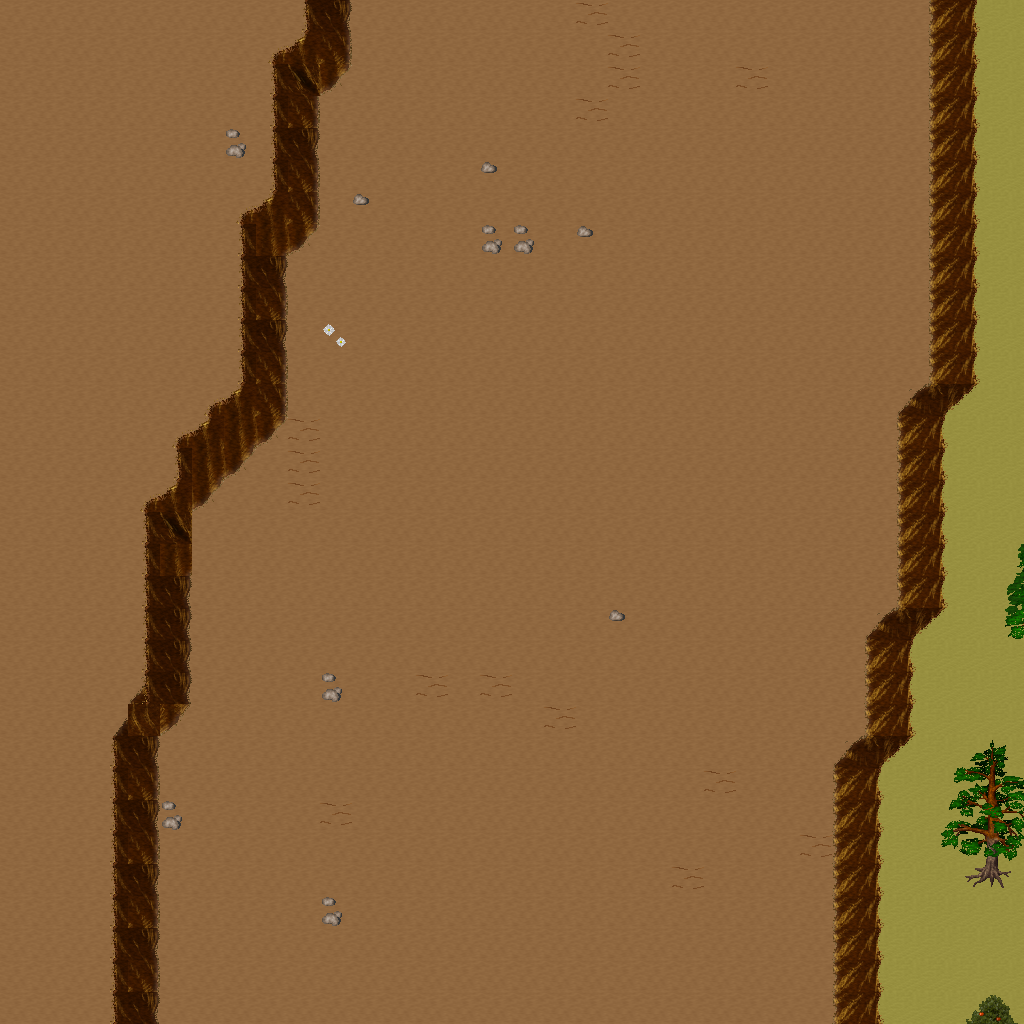

This is a level from a 2D game, rendered from its Tiled map with the project's own tilesets. A one-line summary and the map file follow, with tile-layer data summarised:
An orthogonal 32x32 tile map with 32x32 px tiles, 5 tile layers (Ground, Objects, Objects2, Above, ...), 1 hidden layer not drawn, 34 tilesets.

<map version="1.10" tiledversion="1.11.0" orientation="orthogonal" renderorder="right-down" width="32" height="32" tilewidth="32" tileheight="32" infinite="0" nextlayerid="11" nextobjectid="1">
 <tileset firstgid="1" name="ground_ground" tilewidth="32" tileheight="32" tilecount="33" columns="3">
  <image source="../drawable/ground_ground.png" width="96" height="352" />
 </tileset>
 <tileset firstgid="34" name="ground_rock_pebbles" tilewidth="32" tileheight="32" tilecount="3" columns="1">
  <image source="../drawable/ground_rock_pebbles.png" width="32" height="96" />
 </tileset>
 <tileset firstgid="37" name="ground_grass_edges" tilewidth="32" tileheight="32" tilecount="36" columns="12">
  <image source="../drawable/ground_grass_edges.png" width="384" height="96" />
 </tileset>
 <tileset firstgid="73" name="plant_flower_daisy_white" tilewidth="32" tileheight="32" tilecount="8" columns="2">
  <image source="../drawable/plant_flower_daisy_white.png" width="64" height="128" />
 </tileset>
 <tileset firstgid="81" name="ground_ridge_earth_dark" tilewidth="32" tileheight="32" tilecount="96" columns="12">
  <image source="../drawable/ground_ridge_earth_dark.png" width="384" height="256" />
 </tileset>
 <tileset firstgid="177" name="plant_grasses" tilewidth="32" tileheight="32" tilecount="6" columns="3">
  <image source="../drawable/plant_grasses.png" width="96" height="64" />
 </tileset>
 <tileset firstgid="183" name="ground_earth_edges" tilewidth="32" tileheight="32" tilecount="18" columns="6">
  <image source="../drawable/ground_earth_edges.png" width="192" height="96" />
 </tileset>
 <tileset firstgid="201" name="item_statue_green_stone_3" tilewidth="32" tileheight="32" tilecount="3" columns="1">
  <image source="../drawable/item_statue_green_stone_3.png" width="32" height="96" />
 </tileset>
 <tileset firstgid="204" name="ground_rock_rocks_2" tilewidth="32" tileheight="32" tilecount="4" columns="2">
  <image source="../drawable/ground_rock_rocks_2.png" width="64" height="64" />
 </tileset>
 <tileset firstgid="208" name="item_corpse_huge_animal" tilewidth="32" tileheight="32" tilecount="16" columns="2">
  <image source="../drawable/item_corpse_huge_animal.png" width="64" height="256" />
 </tileset>
 <tileset firstgid="224" name="item_statue_green_stone" tilewidth="32" tileheight="32" tilecount="12" columns="4">
  <image source="../drawable/item_statue_green_stone.png" width="128" height="96" />
 </tileset>
 <tileset firstgid="236" name="logic_creature_animal" tilewidth="32" tileheight="32" tilecount="32" columns="8">
  <image source="../drawable/logic_creature_animal.png" width="256" height="128" />
 </tileset>
 <tileset firstgid="268" name="logic_collision" tilewidth="32" tileheight="32" tilecount="1" columns="1">
  <image source="../drawable/logic_collision.png" width="32" height="32" />
 </tileset>
 <tileset firstgid="269" name="plant_tree_taller_trees" tilewidth="32" tileheight="32" tilecount="32" columns="8">
  <image source="../drawable/plant_tree_taller_trees.png" width="256" height="128" />
 </tileset>
 <tileset firstgid="301" name="plant_tree_spruce" tilewidth="32" tileheight="32" tilecount="6" columns="2">
  <image source="../drawable/plant_tree_spruce.png" width="64" height="96" />
 </tileset>
 <tileset firstgid="307" name="plant_bush_bush_mult_colored" tilewidth="32" tileheight="32" tilecount="6" columns="3">
  <image source="../drawable/plant_bush_bush_mult_colored.png" width="96" height="64" />
 </tileset>
 <tileset firstgid="313" name="plant_bush_bush_pinks" tilewidth="32" tileheight="32" tilecount="4" columns="2">
  <image source="../drawable/plant_bush_bush_pinks.png" width="64" height="64" />
 </tileset>
 <tileset firstgid="317" name="plant_flower_flower_bed_1" tilewidth="32" tileheight="32" tilecount="35" columns="7">
  <image source="../drawable/plant_flower_flower_bed_1.png" width="224" height="160" />
 </tileset>
 <tileset firstgid="352" name="plant_flower_small_flower_bed" tilewidth="32" tileheight="32" tilecount="12" columns="3">
  <image source="../drawable/plant_flower_small_flower_bed.png" width="96" height="128" />
 </tileset>
 <tileset firstgid="364" name="plant_flower_small_flower_bed_2" tilewidth="32" tileheight="32" tilecount="12" columns="3">
  <image source="../drawable/plant_flower_small_flower_bed_2.png" width="96" height="128" />
 </tileset>
 <tileset firstgid="376" name="furniture_chair_bench_wooden" tilewidth="32" tileheight="32" tilecount="8" columns="2">
  <image source="../drawable/furniture_chair_bench_wooden.png" width="64" height="128" />
 </tileset>
 <tileset firstgid="384" name="building_decoration_pool" tilewidth="32" tileheight="32" tilecount="9" columns="3">
  <image source="../drawable/building_decoration_pool.png" width="96" height="96" />
 </tileset>
 <tileset firstgid="393" name="building_decoration_stone_details" tilewidth="32" tileheight="32" tilecount="4" columns="2">
  <image source="../drawable/building_decoration_stone_details.png" width="64" height="64" />
 </tileset>
 <tileset firstgid="397" name="building_decoration_orbpedestal" tilewidth="32" tileheight="32" tilecount="2" columns="1">
  <image source="../drawable/building_decoration_orbpedestal.png" width="32" height="64" />
 </tileset>
 <tileset firstgid="399" name="object_birds" tilewidth="32" tileheight="32" tilecount="4" columns="2">
  <image source="../drawable/object_birds.png" width="64" height="64" />
 </tileset>
 <tileset firstgid="403" name="building_gazebo" tilewidth="32" tileheight="32" tilecount="21" columns="3">
  <image source="../drawable/building_gazebo.png" width="96" height="224" />
 </tileset>
 <tileset firstgid="424" name="ground_green_paving" tilewidth="32" tileheight="32" tilecount="18" columns="3">
  <image source="../drawable/ground_green_paving.png" width="96" height="192" />
 </tileset>
 <tileset firstgid="442" name="plant_tree_pine_tree" tilewidth="32" tileheight="32" tilecount="20" columns="4">
  <image source="../drawable/plant_tree_pine_tree.png" width="128" height="160" />
 </tileset>
 <tileset firstgid="462" name="plant_tree_pine_tree_1" tilewidth="32" tileheight="32" tilecount="20" columns="4">
  <image source="../drawable/plant_tree_pine_tree_1.png" width="128" height="160" />
 </tileset>
 <tileset firstgid="482" name="plant_tree_cherry_blossom_tree" tilewidth="32" tileheight="32" tilecount="9" columns="3">
  <image source="../drawable/plant_tree_cherry_blossom_tree.png" width="96" height="96" />
 </tileset>
 <tileset firstgid="491" name="logic_item_fruits" tilewidth="32" tileheight="32" tilecount="16" columns="8">
  <image source="../drawable/logic_item_fruits.png" width="256" height="64" />
 </tileset>
 <tileset firstgid="507" name="plant_bushes_and_trees" tilewidth="32" tileheight="32" tilecount="144" columns="16">
  <image source="../drawable/plant_bushes_and_trees.png" width="512" height="289" />
 </tileset>
 <tileset firstgid="651" name="plant_bush_leafy" tilewidth="32" tileheight="32" tilecount="48" columns="8">
  <image source="../drawable/plant_bush_leafy.png" width="256" height="192" />
 </tileset>
 <tileset firstgid="699" name="plant_bush_flowering" tilewidth="32" tileheight="32" tilecount="72" columns="8">
  <image source="../drawable/plant_bush_flowering.png" width="256" height="288" />
 </tileset>
 <layer id="1" name="Ground" width="32" height="32">
  <data>[1024 cells, 1024 non-empty, 2 distinct tile ids]</data>
 </layer>
 <layer id="2" name="Objects" width="32" height="32">
  <data>[1024 cells, 169 non-empty, 22 distinct tile ids]</data>
 </layer>
 <layer id="3" name="Objects2" width="32" height="32">
  <data>[1024 cells, 1 non-empty, 1 distinct tile ids]</data>
 </layer>
 <layer id="4" name="Above" width="32" height="32">
  <data>[1024 cells, 17 non-empty, 17 distinct tile ids]</data>
 </layer>
 <layer id="5" name="Above2" width="32" height="32">
  <data>[1024 cells, 0 non-empty, 0 distinct tile ids]</data>
 </layer>
 <layer id="6" name="Walkable" width="32" height="32" visible="0">
  <data>[1024 cells, 140 non-empty, 1 distinct tile ids]</data>
 </layer>
 <objectgroup id="7" name="Mapevents" />
 <objectgroup id="8" name="Spawn" />
 <objectgroup id="9" name="Keys" />
 <objectgroup id="10" name="Replace" />
</map>
